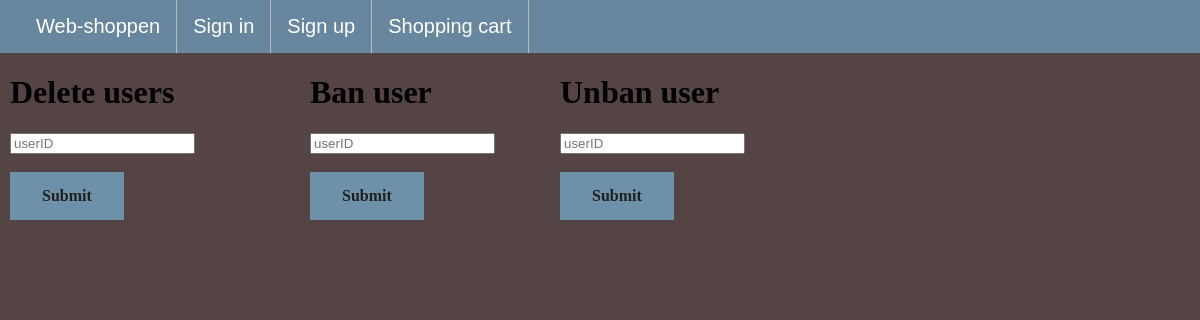
Page /manageUsers.php on the earlier database version.
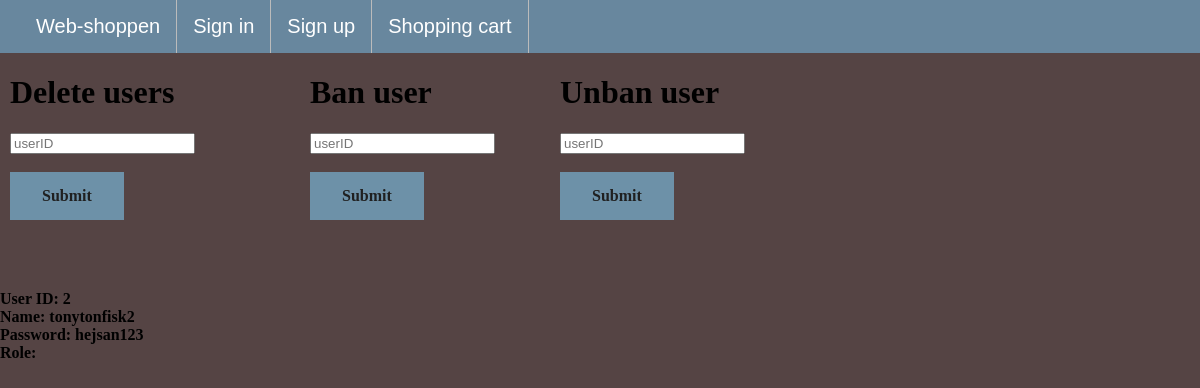
Same page on the later database version.
### tables this page shows
CREATE TABLE `customer` (
  `idCustomer` int(11) NOT NULL,
  `username` varchar(45) NOT NULL,
  `password` varchar(45) NOT NULL,
  `forname` varchar(45) NOT NULL,
  `lastname` varchar(45) NOT NULL,
  `phoneNr` varchar(45) NOT NULL,
  `address` varchar(45) NOT NULL,
  `email` varchar(45) NOT NULL
);

### manageUsers.php (the view, shortened to what this page needs)
<?php
	include_once 'includes/dbHandler.php';
	include_once 'includes/overlay.php';
?>
<!DOCTYPE html>
<html>
<head> <link rel="stylesheet" href="design/index.css?v=<?php echo time(); ?>"> </head>
<body>
<div class = "menu1">
<h1>Delete users</h1>
<form action = "includes/deleteUsers.php" method = "POST">
  <input type="text" name="userID" placeholder="userID"><br><br>
  <button class = "button" type="submit" value="Submit"> Submit </button>
</form>
</div>
<div class = "menu2">
<h1> Ban user</h1>
<form action = "includes/ban.php" method = "POST">
  <input type="text" name="userID" placeholder="userID"><br><br>
  <button name = "removeB" class="button" type="submit" value="Submit"> Submit </button>
</form>
</div>
<div class = "menu3">
<h1>Unban user </h1>
<form action = "includes/unban.php" method = "POST">
  <input type="text" name="userID" placeholder="userID"><br><br>
  <button name = "removeB" class="button" type="submit" value="Submit"> Submit </button>
</form>
</div>
<div class = "printout">
<b>
<p>
<?php
	$sql = "SELECT * FROM customer;";
	$result = mysqli_query($conn, $sql);
	$checkResult = mysqli_num_rows($result);
	if($checkResult > 0){
		while($row = mysqli_fetch_assoc($result)){
			echo "<br>" . "User ID: " . $row['idCustomer'] . "<br>";
			echo "Name: " . $row['username'] . "<br>";
			echo "Password: " . $row['password'] . "<br>";
            echo "Role: " . $row['user_type'] . "<br>";
		}
	}
?>
</p>
</b>
</div>
</body>
</html>

Differences in the rows shown:
added customer: idCustomer "2", username "tonytonfisk2", password "hejsan123"
